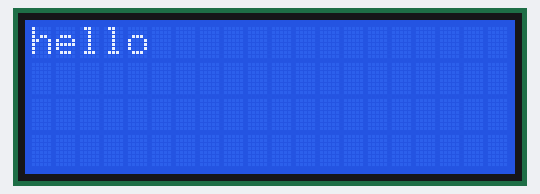
Bench run of a program on a simulated Raspberry Pi (BCM pin numbers). Parts: 20×4 character LCD. At 0.2 s the program stops and its outputs stay as they are.

Above: at 0.05 s.

The program:

lcdTest.py
```python
from signal import signal, SIGTERM, SIGHUP, pause
from rpi_lcd import LCD

lcd = LCD();

def safe_exit(signum, frame):
    exit(1)

signal(SIGTERM, safe_exit)
signal(SIGHUP, safe_exit)
try:
    lcd.text("hello", 1)
    lcd.text("Wow", 2)
    lcd.text("He", 3)
    lcd.text("Ow", 4)
    pause()

except KeyboardInterrupt:
    pass

finally:
    lcd.clear()
```
